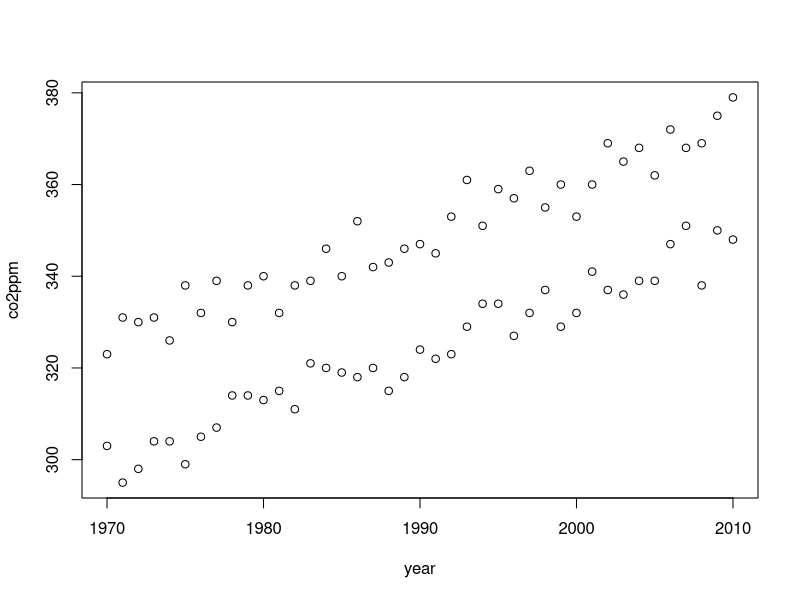
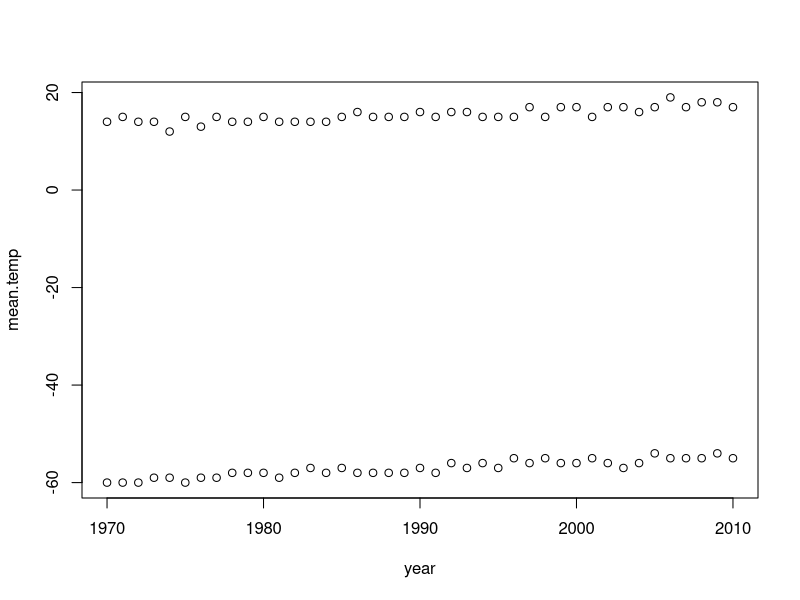

Here is the R script that generated these plots, in order:
## ---- chunk 1
library(tidyverse)
dir.exists("data") || dir.create("data")
## ---- chunk 2
ghg = expand.grid(year=seq(1970, 2010, 1),
                  site=c("London", "Hawaii")) %>% 
  mutate(
    co2ppm = round(350 + 
                   (year - 1970)*1.2 +
                   as.numeric(site) * -25 +
                     rnorm(year, 0, 4))
    )

plot(co2ppm~year, data=ghg)
ghg.s = ghg %>%
    spread(site, co2ppm)
ghg.y = ghg %>%
    spread(year, co2ppm)
## ---- chunk 3
head(ghg, 3)
head(ghg.s, 3)
head(ghg.y[,1:8])
## ---- chunk 4
head(ghg)
## ---- chunk 5
head(ghg)
## ---- chunk 6
ghg.temp = ghg %>% 
  mutate(mean.temp = round(80 +
                           as.integer(site) * - 70 +
                           (co2ppm - min(co2ppm)) * 0.1 +
                           rnorm(co2ppm, 0, 0.6)))
plot(mean.temp ~ year, data=ghg.temp)
ghg.temp.m = ghg.temp %>%
  gather("measure", "value", -c(year, site)) %>% 
  arrange(site, year)
## ---- chunk 7
head(ghg.temp,3)
head(ghg.temp.m,3)
## ---- chunk 8
knitr::include_graphics("http://r4ds.had.co.nz/cover.png")
## ---- chunk 9
str(ghg.s)
gathered = gather(ghg.s, "site", "co2", -year)
str(gathered)
## ---- chunk 10
str(spread(gathered, site, co2))
## ---- chunk 11
con = expand.grid(map=c("BWA", "NGM", "Bowtie"),
                  sample=paste0("S", 1:6)) %>% 
  transmute(
    bam = paste(map, sample, sep="_"),
    reads = round(rnorm(bam, 1e6,1e5)),
    reads.mapped = round(rbeta(bam, 10, 3) * reads)
  )
## ---- chunk 12
str(con)
str(separate(con, bam, into=c("mapper", "sample")))
## ---- chunk 13
library(dplyr)
mtcars %>% summary()
summary(mtcars)
## ---- chunk 14
con %>% 
  separate(bam, into=c("mapper", "sample")) %>% 
  filter(sample %in% c("S1", "S2")) %>% 
  mutate(prop = reads.mapped/reads)
## ---- chunk 15
mutate(filter(separate(con, bam, into=c("mapper", "sample")),
              sample %in% c("S1", "S2")), prop=reads.mapped / reads)
